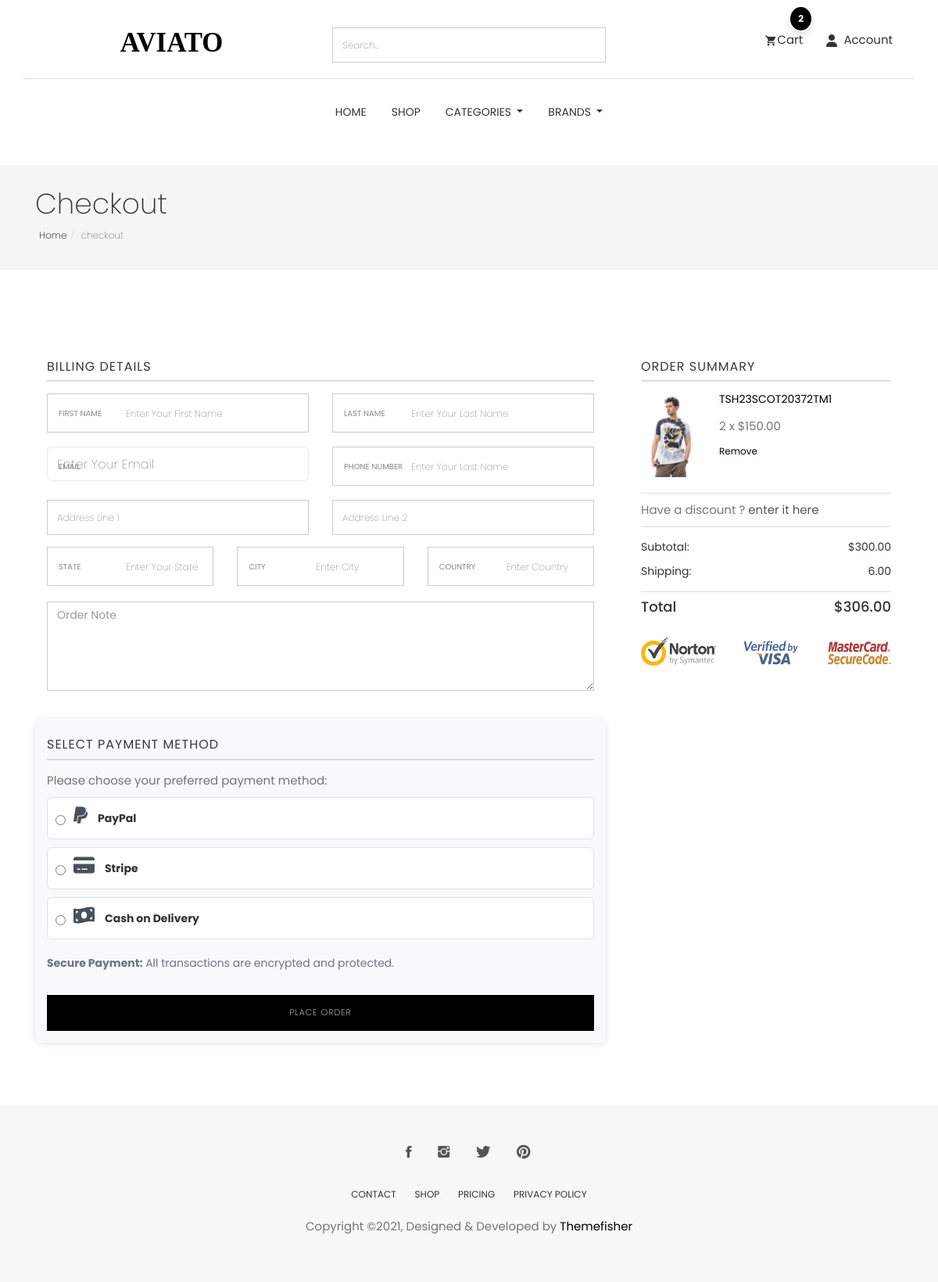
/cart/checkout/ (signed in), run on an earlier commit of the app's database.
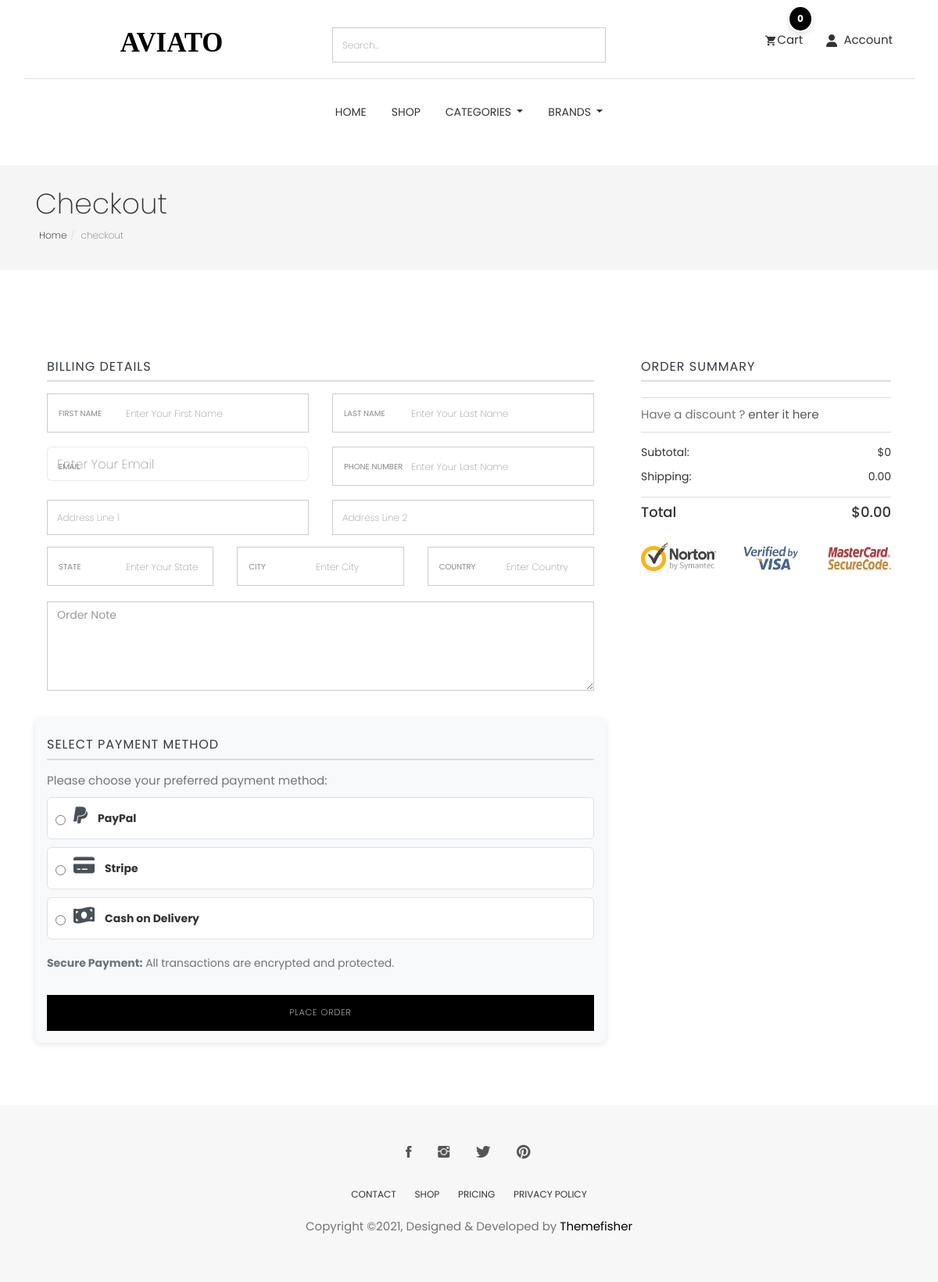
And on a later commit of the database.
### cart/models.py (models this page shows, shortened)
class CartItem(models.Model):
    user = models.ForeignKey(User,null=True,verbose_name="user cart", on_delete=models.CASCADE)
    product = models.ForeignKey(Product, on_delete=models.CASCADE)
    cart = models.ForeignKey(Cart, on_delete=models.CASCADE, blank=True, null=True)
    variations = models.ManyToManyField(Variation,blank=True)
    quantity = models.IntegerField()
    is_active = models.BooleanField(default=True)
    def sub_total(self):
        return self.product.price * self.quantity

### store/models.py (models this page shows, shortened)
class Product(models.Model):
    id = models.UUIDField(primary_key=True, default=uuid.uuid4, editable=False)
    name = models.CharField( max_length=50)
    image = models.ImageField(upload_to='product/',null=True,blank=True)
    stock = models.IntegerField(default=1)
    price = models.DecimalField(max_digits=10, decimal_places=2, default=Decimal('0.00'))
    description = models.TextField(max_length=10000, blank=True)
    created_at = models.DateTimeField(default=timezone.now)
    modified_date = models.DateTimeField(auto_now=True)
    slug = models.SlugField(null=True, blank=True)
    views = models.PositiveIntegerField(default=0)
    is_available = models.BooleanField(default=True)
    on_sale = models.BooleanField(default=False)
    PRDBrand = models.ForeignKey('Brand', related_name='product_brand', on_delete=models.CASCADE, blank=True, null=True, verbose_name="Brand")
    like = models.ManyToManyField(User, blank=True, related_name='product_favourite')
    category = models.ForeignKey(Subcategory, related_name='product_subcategory', verbose_name="Subcategory", null=True, blank=True, on_delete=models.CASCADE)
    class Meta:
        ordering = ['-created_at']
        verbose_name = "Product"
        verbose_name_plural = "Products"

### cart/views.py (the view)
# urls.py: path('checkout/' , views.checkout , name='checkout'),
@login_required(login_url='login')
def checkout(request, total=0, quantity=0, cart_items=None):
    try:
        tax_obj = Tax.objects.last()  # Fetch the last Tax object
        tax_percentage = tax_obj.tax if tax_obj else Decimal('0.00')  # Get the tax value or default to 0
        if request.user.is_authenticated:
            cart_items = CartItem.objects.filter(user=request.user , is_active = True)
        else:
            cart = Cart.objects.get(cart_id=_cart_id(request))  # Get the cart using a session ID or similar method
            cart_items = CartItem.objects.filter(cart=cart, is_active=True)  # Get active items in the cart
        for cart_item in cart_items:
            total += cart_item.product.price * cart_item.quantity  # Sum up the product prices
            quantity += cart_item.quantity
        tax_amount = (tax_percentage * total) / Decimal('100')  # Calculate tax
        grand_total = total + tax_amount  # Grand total is the sum of the total and tax
        total = round(total, 2)
        tax_amount = round(tax_amount, 2)
        grand_total = round(grand_total, 2)
    except ObjectDoesNotExist:
        cart_items = []
        total = Decimal('0.00')
        quantity = 0
        tax_amount = Decimal('0.00')
        grand_total = Decimal('0.00')
    context = {
        'total': total,
        'quantity': quantity,
        'cart_items': cart_items,
        'grand_total': grand_total,
        'tax': tax_amount,
    }
    return render(request , 'checkout.html' , context)

### category/category_context.py (called while the page is built)
def nav_links(request):
    categories_nav = Category.objects.all()
    subcategories_nav = Subcategory.objects.all()
    brands_nav = Brand.objects.all()
    context = {
        'categories_nav':categories_nav,
        'brands_nav':brands_nav,
        'subcategories_nav':subcategories_nav,
    }
    return context

### category/models.py (called while the page is built)
    def get_url(self):
        return reverse('products_by_subcategory',args=[self.id])

### store/models.py (called while the page is built)
    def get_url(self):
        return reverse('products_by_brand',args=[self.id])

    def __str__(self):
        return self.name

### cart/templates/checkout.html (shortened to what the changed rows need)
{% extends "base.html" %}
{% load static %}
{% block body %}
<section class="page-header">
    <div class="container">
        <div class="row">
            <div class="col-md-12">
                <div class="content">
                    <h1 class="page-name">Checkout</h1>
                </div>
            </div>
        </div>
    </div>
</section>
<div class="page-wrapper">
    <div class="checkout shopping">
        <div class="container">
            <div class="row">
                <div class="col-md-4">
                    <div class="product-checkout-details">
                        <div class="block">
                            {% for cart_item in cart_items %}
                            <div class="media product-card">
                                <a class="pull-left" href="{% url 'product_details' cart_item.product.id %}">
                                    <img class="media-object" src="{{cart_item.product.image.url}}" alt="Image" />
                                </a>
                                <div class="media-body">
                                    <h4 class="media-heading"><a
                                            href="{% url 'product_details' cart_item.product.id %}">{{cart_item.product.name}}</a>
                                    </h4>
                                    <p class="price">{{cart_item.quantity}} x ${{cart_item.product.price}}</p>
                                    <a href="{% url 'delete_cart' cart_item.product.id cart_item.id %}"
                                        class="remove">Remove</a>
                                </div>
                            </div>
                            {% endfor %}
                            <ul class="summary-prices">
                                <li>
                                    <span>Subtotal:</span>
                                    <span class="price">${{total}}</span>
                                </li>
                                <li>
                                    <span>Shipping:</span>
                                    <span>{{tax}}</span>
                                </li>
                            </ul>
                            <div class="summary-total">
                                <span>Total</span>
                                <span>${{grand_total}}</span>
                            </div>
                        </div>
                    </div>
                </div>
            </div>
        </div>
    </div>
</div>
{% endblock %}

What changed in the data, as far as the page shows it:
removed CartItem: product.image (picture), product.name "TSH23SCOT20372TM1", quantity "2", product.price "150.00"
Also different on the page:
{{ quantity }}: "2" → "0"
{{ total }}: "300.00" → "0"
{{ tax }}: "6.00" → "0.00"
{{ grand_total }}: "306.00" → "0.00"
